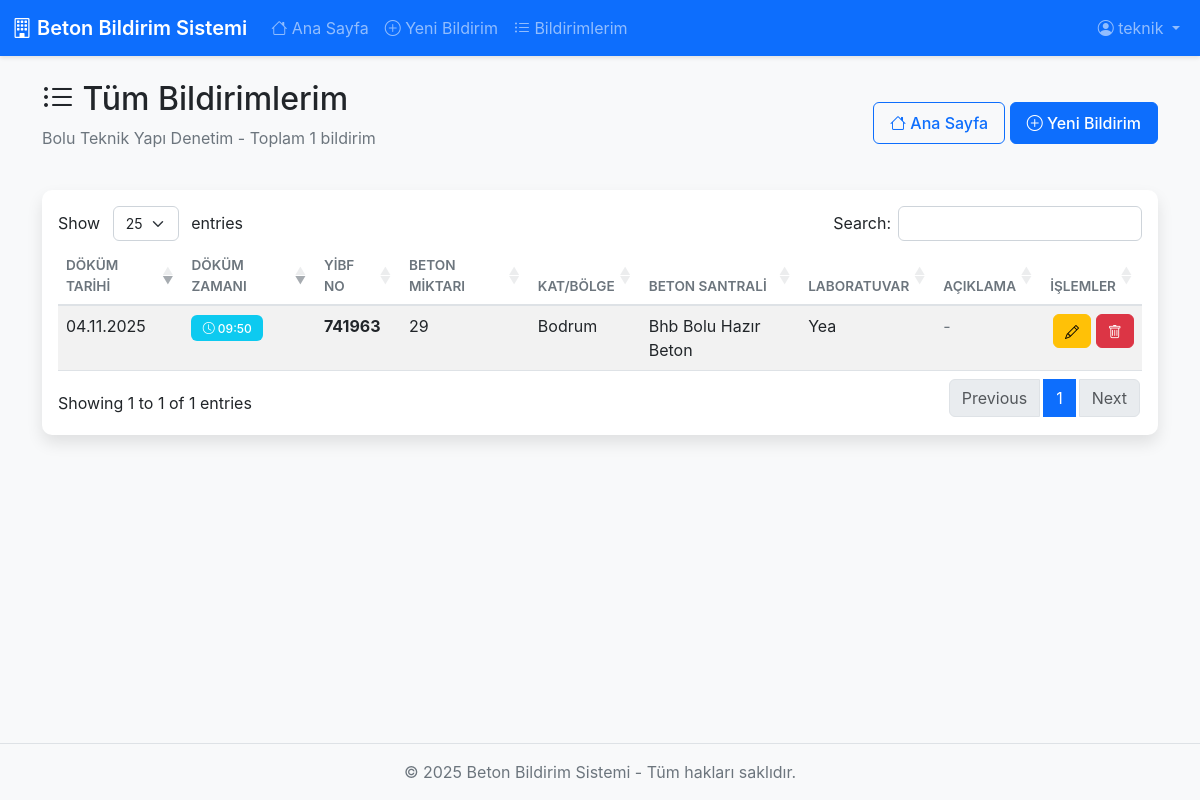
The app's page /my-notifications (signed in) with its own data.
### models.py (models this page shows, shortened)
class User(UserMixin, db.Model):
    __tablename__ = 'users'
    id = db.Column(db.Integer, primary_key=True)
    username = db.Column(db.String(80), unique=True, nullable=False, index=True)
    password_hash = db.Column(db.String(255), nullable=False)
    company_name = db.Column(db.String(200), nullable=False)
    role = db.Column(db.String(20), nullable=False, default='user')  # 'admin' veya 'user'
    is_active = db.Column(db.Boolean, default=True, nullable=False)
    must_change_password = db.Column(db.Boolean, default=True, nullable=False)
    created_at = db.Column(db.DateTime, default=get_turkey_time, nullable=False)
    notifications = db.relationship('Notification', backref='user', lazy='dynamic', cascade='all, delete-orphan')
    def is_admin(self):
        return self.role == 'admin'

class Notification(db.Model):
    __tablename__ = 'notifications'
    id = db.Column(db.Integer, primary_key=True)
    user_id = db.Column(db.Integer, db.ForeignKey('users.id'), nullable=False, index=True)
    yibf_no = db.Column(db.String(100), nullable=False, index=True)
    beton_miktari = db.Column(db.String(100), nullable=False)
    kat_bolge = db.Column(db.String(200), nullable=False)
    beton_santrali_id = db.Column(db.Integer, db.ForeignKey('beton_santralleri.id'), nullable=False)
    laboratuvar_id = db.Column(db.Integer, db.ForeignKey('laboratuvarlar.id'), nullable=False)
    dokum_zamani = db.Column(db.String(5), nullable=False)  # HH:MM formatında
    dokum_tarihi = db.Column(db.Date, nullable=False, index=True)
    aciklama = db.Column(db.Text, nullable=True)
    created_at = db.Column(db.DateTime, default=get_turkey_time, nullable=False)
    updated_at = db.Column(db.DateTime, default=get_turkey_time, onupdate=get_turkey_time, nullable=False)

class BetonSantrali(db.Model):
    __tablename__ = 'beton_santralleri'
    id = db.Column(db.Integer, primary_key=True)
    ad = db.Column(db.String(200), unique=True, nullable=False)
    is_active = db.Column(db.Boolean, default=True, nullable=False)
    created_at = db.Column(db.DateTime, default=get_turkey_time, nullable=False)
    notifications = db.relationship('Notification', backref='beton_santrali', lazy='dynamic')

class Laboratuvar(db.Model):
    __tablename__ = 'laboratuvarlar'
    id = db.Column(db.Integer, primary_key=True)
    ad = db.Column(db.String(200), unique=True, nullable=False)
    is_active = db.Column(db.Boolean, default=True, nullable=False)
    created_at = db.Column(db.DateTime, default=get_turkey_time, nullable=False)
    notifications = db.relationship('Notification', backref='laboratuvar', lazy='dynamic')

### app.py (the view)
@app.route('/my-notifications')
@login_required
@password_change_required
def my_notifications():
    if current_user.is_admin():
        return redirect(url_for('admin_dashboard'))
    notifications = Notification.query.filter_by(
        user_id=current_user.id
    ).order_by(Notification.dokum_tarihi.desc(), Notification.dokum_zamani.desc()).all()
    return render_template('user/my_notifications.html', notifications=notifications)

### app.py (called while the page is built)
@app.context_processor
def inject_csrf_token():
    return dict(csrf_token=generate_csrf)

@login_manager.user_loader
def load_user(user_id):
    return User.query.get(int(user_id))

### templates/user/my_notifications.html (shortened to what this page needs)
{% extends "base.html" %}
{% block content %}
<div class="row">
    <div class="col-12">
        <div class="d-flex justify-content-between align-items-center mb-4">
            <div>
                <h2><i class="bi bi-list-ul"></i> Tüm Bildirimlerim</h2>
                <p class="text-muted">{{ current_user.company_name }} - Toplam {{ notifications|length }} bildirim</p>
            </div>
            <div>
                <a href="{{ url_for('dashboard') }}" class="btn btn-outline-primary">
                    <i class="bi bi-house"></i> Ana Sayfa
                </a>
                <a href="{{ url_for('add_notification') }}" class="btn btn-primary">
                    <i class="bi bi-plus-circle"></i> Yeni Bildirim
                </a>
            </div>
        </div>
    </div>
</div>
<div class="row">
    <div class="col-12">
        <div class="card shadow">
            <div class="card-body">
                {% if notifications %}
                    <div class="table-responsive">
                        <table class="table table-hover table-striped" id="notificationsTable">
                            <thead>
                                <tr>
                                    <th>Döküm Tarihi</th>
                                    <th>Döküm Zamanı</th>
                                    <th>YİBF No</th>
                                    <th>Beton Miktarı</th>
                                    <th>Kat/Bölge</th>
                                    <th>Beton Santrali</th>
                                    <th>Laboratuvar</th>
                                    <th>Açıklama</th>
                                    <th class="text-end">İşlemler</th>
                                </tr>
                            </thead>
                            <tbody>
                                {% for notification in notifications %}
                                <tr>
                                    <td>{{ notification.dokum_tarihi.strftime('%d.%m.%Y') }}</td>
                                    <td>
                                        <span class="badge bg-info">
                                            <i class="bi bi-clock"></i> {{ notification.dokum_zamani }}
                                        </span>
                                    </td>
                                    <td><strong>{{ notification.yibf_no }}</strong></td>
                                    <td>{{ notification.beton_miktari }}</td>
                                    <td>{{ notification.kat_bolge }}</td>
                                    <td>{{ notification.beton_santrali.ad }}</td>
                                    <td>{{ notification.laboratuvar.ad }}</td>
                                    <td>
                                        {% if notification.aciklama %}
                                            {{ notification.aciklama[:50] }}{% if notification.aciklama|length > 50 %}...{% endif %}
                                        {% else %}
                                            <span class="text-muted">-</span>
                                        {% endif %}
                                    </td>
                                    <td class="text-end">
                                        <a href="{{ url_for('edit_notification', id=notification.id) }}"
                                           class="btn btn-sm btn-warning" title="Düzenle">
                                            <i class="bi bi-pencil"></i>
                                        </a>
                                        <form method="POST" action="{{ url_for('delete_notification', id=notification.id) }}"
                                              style="display: inline;"
                                              onsubmit="return confirm('Bu bildirimi silmek istediğinizden emin misiniz?');">
                                            <button type="submit" class="btn btn-sm btn-danger" title="Sil">
                                                <i class="bi bi-trash"></i>
                                            </button>
                                        </form>
                                    </td>
                                </tr>
                                {% endfor %}
                            </tbody>
                        </table>
                    </div>
                {% endif %}
            </div>
        </div>
    </div>
</div>
{% endblock %}
{% block extra_js %}
{% if notifications %}
<link rel="stylesheet" href="https://cdn.datatables.net/1.13.4/css/dataTables.bootstrap5.min.css">
{% endif %}
{% endblock %}

### templates/base.html (shortened to what this page needs)
<!DOCTYPE html>
<html lang="tr">
<head>
    <link href="https://cdn.jsdelivr.net/npm/bootstrap@5.3.0/dist/css/bootstrap.min.css" rel="stylesheet">
    <link rel="stylesheet" href="https://cdn.jsdelivr.net/npm/bootstrap-icons@1.10.0/font/bootstrap-icons.css">
    <link rel="stylesheet" href="{{ url_for('static', filename='css/style.css') }}">
</head>
<body>
    {% if current_user.is_authenticated and not current_user.must_change_password %}
    <nav class="navbar navbar-expand-lg navbar-dark bg-primary">
        <div class="container-fluid">
            <a class="navbar-brand" href="{{ url_for('index') }}">
                <i class="bi bi-building"></i> Beton Bildirim Sistemi
            </a>
            <div class="collapse navbar-collapse" id="navbarNav">
                <ul class="navbar-nav me-auto">
                    {% if current_user.is_admin() %}
                        <li class="nav-item">
                            <a class="nav-link" href="{{ url_for('admin_dashboard') }}">
                                <i class="bi bi-speedometer2"></i> Panel
                            </a>
                        </li>
                        <li class="nav-item">
                            <a class="nav-link" href="{{ url_for('admin_notifications') }}">
                                <i class="bi bi-list-check"></i> Bildirimler
                            </a>
                        </li>
                        <li class="nav-item dropdown">
                            <a class="nav-link dropdown-toggle" href="#" id="navbarDropdown" role="button" data-bs-toggle="dropdown">
                                <i class="bi bi-gear"></i> Yönetim
                            </a>
                            <ul class="dropdown-menu">
                                <li><a class="dropdown-item" href="{{ url_for('admin_users') }}">
                                    <i class="bi bi-people"></i> Kullanıcılar
                                </a></li>
                                <li><a class="dropdown-item" href="{{ url_for('admin_labs') }}">
                                    <i class="bi bi-flask"></i> Laboratuvarlar
                                </a></li>
                                <li><a class="dropdown-item" href="{{ url_for('admin_plants') }}">
                                    <i class="bi bi-factory"></i> Beton Santralleri
                                </a></li>
                            </ul>
                        </li>
                    {% else %}
                        <li class="nav-item">
                            <a class="nav-link" href="{{ url_for('dashboard') }}">
                                <i class="bi bi-house"></i> Ana Sayfa
                            </a>
                        </li>
                        <li class="nav-item">
                            <a class="nav-link" href="{{ url_for('add_notification') }}">
                                <i class="bi bi-plus-circle"></i> Yeni Bildirim
                            </a>
                        </li>
                        <li class="nav-item">
                            <a class="nav-link" href="{{ url_for('my_notifications') }}">
                                <i class="bi bi-list-ul"></i> Bildirimlerim
                            </a>
                        </li>
                    {% endif %}
                </ul>
                <ul class="navbar-nav">
                    <li class="nav-item dropdown">
                        <a class="nav-link dropdown-toggle" href="#" id="userDropdown" role="button" data-bs-toggle="dropdown">
                            <i class="bi bi-person-circle"></i> {{ current_user.username }}
                        </a>
                    </li>
                </ul>
            </div>
        </div>
    </nav>
    {% endif %}
    <main class="{% if current_user.is_authenticated and not current_user.must_change_password %}container mt-4{% endif %}">
        {% block content %}{% endblock %}
    </main>
    <footer class="footer mt-auto py-3 bg-light">
        <div class="container text-center">
            <span class="text-muted">&copy; 2025 Beton Bildirim Sistemi - Tüm hakları saklıdır.</span>
        </div>
    </footer>
    {% block extra_js %}{% endblock %}
</body>
</html>

### static/css/style.css (style rules this page uses)
:root { --primary-color: #0d6efd; --secondary-color: #6c757d; --success-color: #198754; --danger-color: #dc3545; --warning-color: #ffc107; --info-color: #0dcaf0; }
body { min-height: 100vh; display: flex; flex-direction: column; background-color: #f8f9fa; font-family: -apple-system, BlinkMacSystemFont, 'Segoe UI', Roboto, 'Helvetica Neue', Arial, sans-serif; }
main { flex: 1; }
.navbar { box-shadow: 0 2px 4px rgba(0, 0, 0, 0.1); }
.navbar-brand { font-weight: 600; font-size: 1.25rem; }
.card { border: none; border-radius: 10px; margin-bottom: 1.5rem; }
.table { margin-bottom: 0; }
.table thead th { border-bottom: 2px solid #dee2e6; font-weight: 600; text-transform: uppercase; font-size: 0.85rem; color: #6c757d; }
.btn { border-radius: 6px; padding: 0.5rem 1rem; font-weight: 500; transition: all 0.2s ease; }
.btn-sm { padding: 0.35rem 0.7rem; }
.badge { padding: 0.4rem 0.7rem; font-weight: 500; border-radius: 6px; }
.footer { margin-top: 3rem; padding: 1.5rem 0; border-top: 1px solid #dee2e6; }
.shadow { box-shadow: 0 0.5rem 1rem rgba(0, 0, 0, 0.1) !important; }
.collapse { transition: height 0.35s ease; }
.text-muted { color: #6c757d !important; }

### records on screen
User: username "teknik", company_name "Bolu Teknik Yapı Denetim"
Notification: dokum_tarihi "04.11.2025", dokum_zamani "09:50", yibf_no "741963", beton_miktari "29", kat_bolge "Bodrum", beton_santrali.ad "Bhb Bolu Hazır Beton", laboratuvar.ad "Yea"

### other values on screen
{{ notifications|length }} "1"
